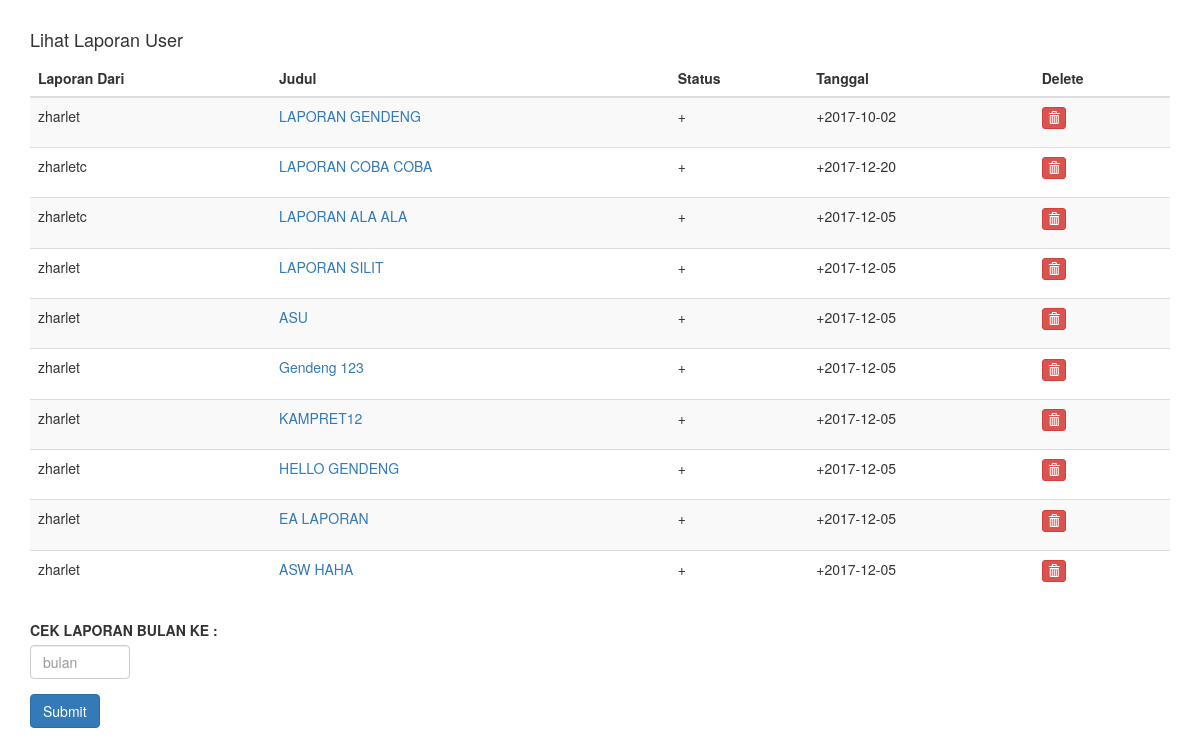
Screenshot of /index.php/manage/cekpost (signed in) with the database file from the repository.
### tables this page shows
CREATE TABLE `iklan` (
  `ID_IKLAN` int(11) NOT NULL,
  `USERNAME_MEMBER` varchar(255) DEFAULT NULL,
  `JUDUL` varchar(30) DEFAULT NULL,
  `FOTO_BARANG` varchar(255) DEFAULT NULL,
  `HARGA` varchar(255) DEFAULT NULL,
  `KATEGORI` varchar(255) DEFAULT NULL,
  `DESKRIPSI` text,
  `STATUS_BARANG` varchar(30) DEFAULT NULL,
  `TANGGAL` date NOT NULL
);

### application/controllers/manage.php (called while the page is built, shortened)
<?php
class manage extends CI_Controller {
    public function cekpost() {
        $this->load->view('header');
        $this->load->model('m_laporan');
        $data['iklan'] = $this->m_laporan->getIklan()->result();
        $this->load->view('v_cekpost', $data);
    }
}
?>

### index.php (called while the page is built, shortened)
<?php
require_once BASEPATH.'core/CodeIgniter.php';

### application/helpers/assets_helper.php (called while the page is built, shortened)
<?php
if (!function_exists('asset_url')) {
    function asset_url($uri = '', $group = FALSE) {
        $CI = & get_instance();
        if (!$dir = $CI->config->item('assets_path')) {
            $dir = 'assets/';
        }
        if ($group) {
            return $CI->config->base_url($dir . $group . '/' . $uri);
        } else {
            return $CI->config->base_url($dir . $uri);
        }
    }
}

### application/models/m_laporan.php (called while the page is built, shortened)
<?php
class m_laporan extends CI_Model {
    public function getIklan() {
        $value = $this->db->get('iklan');
        return $value;
    }
}

### application/views/v_cekpost.php (the view, shortened to what this page needs)
<html>
    <head>
    </head>
    <body>
        <div class="container">
            <div class="row">
                <div class="col-md-12">
                    <h4>Lihat Laporan User</h4>
                    <div class="table-responsive">
                        <table id="mytable" class="table table-bordred table-striped">
                            <thead>
                            <th>Laporan Dari</th>
                            <th>Judul</th>
                            <th>Status</th>
                            <th>Tanggal</th>
                            <th>Delete</th>
                            </thead>
                            <tbody>
                                <?php foreach ($iklan as $output) { ?>
                                    <tr>
                                        <td><?php echo $output->USERNAME_MEMBER ?></td>
                                        <td><a href='../main/lihatlaporan/<?php echo $output->ID_IKLAN ;?>'><?php echo $output->JUDUL ?></a></td>
                                        <td>+<?php echo $output->STATUS_LAPORAN ?></td>
                                        <td>+<?php echo $output->TANGGAL?></td>
                                        <?php
                                        $id_iklan = $output->ID_IKLAN;
                                        echo form_open("manage/deleteIklan/".$id_iklan) ;?>
                                        <td><p data-placement="top" data-toggle="tooltip" title="Delete">
                                        <button class="btn btn-danger btn-xs" data-title="Delete" data-toggle="modal">
                                        <span class="glyphicon glyphicon-trash"></span>
                                        </button></p></td>
                                       <?php echo form_close(); ?>
                                    </tr>
                                <?php } ?>
                            </tbody>
                        </table>
        <?php echo form_open('manage/sortPost'); ?>
        <div class="form-group">
            <label>CEK LAPORAN BULAN KE :</label>
            <input name="bulan" class="form-control" type="text" placeholder="bulan" style="width:100px;">
        </div>
        <button type="submit" name="submit" class="btn btn-primary">Submit</button>
                    </div>
                </div>
            </div>
        </div>
    </body>
</html>

### application/views/header.php (shortened to what this page needs)
<!DOCTYPE html>
<html lang="en">
    <head>
        <?php echo link_tag(asset_url('css/bootstrap.min.css')); ?>
        <?php echo link_tag(asset_url('css/justified-nav.css')); ?>
    </head>

### assets/css/justified-nav.css (style rules this page uses)
body { padding-top: 20px; }

### rows the page displays
iklan: USERNAME_MEMBER "zharlet", JUDUL "LAPORAN GENDENG", TANGGAL "2017-10-02"
iklan: USERNAME_MEMBER "zharletc", JUDUL "LAPORAN COBA COBA", TANGGAL "2017-12-20"
iklan: USERNAME_MEMBER "zharletc", JUDUL "LAPORAN ALA ALA", TANGGAL "2017-12-05"
iklan: USERNAME_MEMBER "zharlet", JUDUL "LAPORAN SILIT", TANGGAL "2017-12-05"
iklan: USERNAME_MEMBER "zharlet", JUDUL "ASU", TANGGAL "2017-12-05"
iklan: USERNAME_MEMBER "zharlet", JUDUL "Gendeng 123", TANGGAL "2017-12-05"
iklan: USERNAME_MEMBER "zharlet", JUDUL "KAMPRET12", TANGGAL "2017-12-05"
iklan: USERNAME_MEMBER "zharlet", JUDUL "HELLO GENDENG", TANGGAL "2017-12-05"
iklan: USERNAME_MEMBER "zharlet", JUDUL "EA LAPORAN", TANGGAL "2017-12-05"
iklan: USERNAME_MEMBER "zharlet", JUDUL "ASW HAHA", TANGGAL "2017-12-05"
